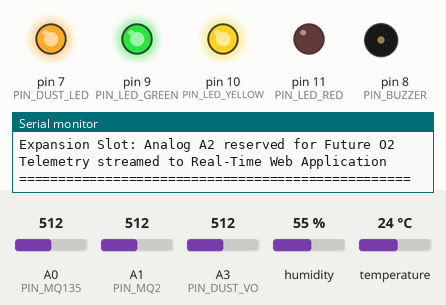
Bench run of a sketch on a simulated Arduino Leonardo, built with avr-gcc and run on an emulated ATmega32U4. Shown: output pins drawn as LEDs (lit = HIGH), buzzer (waves = sounding, pin HIGH), the last lines printed to the serial monitor. The inputs (shaded band) are chosen by the test bench; at power-on: A0 (PIN_MQ135) = 512, A1 (PIN_MQ2) = 512, A3 (PIN_DUST_VO) = 512, humidity 55 %, temperature 24 °C.

Above: at 0.6 s.
At 1.1 s:
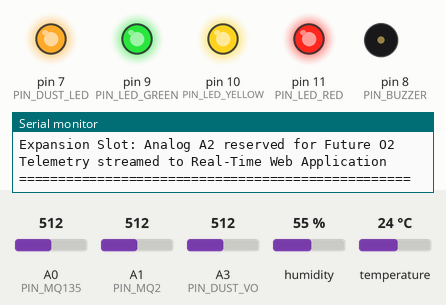
At 1.6 s:
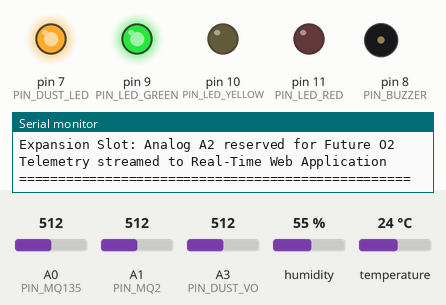
At 3.1 s:
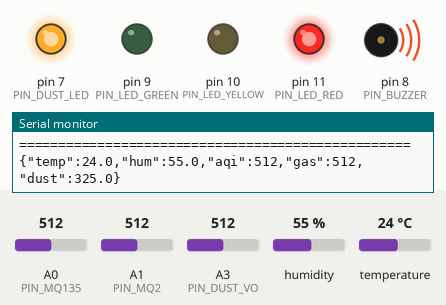
Timing chart, 0 to 4.6 s (numbered marks = the images above):
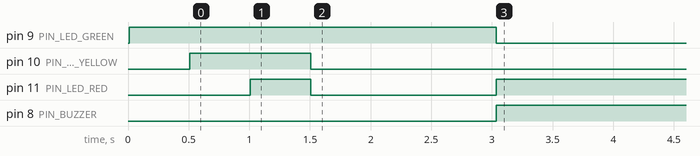

The sketch:

arduino_airguard.ino
```cpp
/**
 * AirGuard IoT - Arduino Edge Node
 * Hardware: Arduino Mega 2560 (ATmega2560)
 * Authors:
 *   1. MD. Fahad Rahman (ID: 0432320005101071)
 *   2. Zannatul Nayem (ID: 0432320005101063)
 *   3. Shafayet Hossain Shafin (ID: 0432320005101088)
 * Batch: 54th Batch | Section: 6B1
 * Course: CSE402 - Internet of Things Lab (Autumn 26)
 * Institution: University of Information Technology and Sciences (UITS)
 */

#include <DHT.h>

// --- Pin Definitions on Arduino Mega 2560 ---
#define PIN_MQ135      A0  // Air Quality (CO2, NH3, Smoke)
#define PIN_MQ2        A1  // Combustible Gas Leakage (LPG, CH4)
// #define PIN_O2      A2  // [RESERVED FOR FUTURE PHASE 2 UPGRADE] Electrochemical O2 Sensor
#define PIN_DUST_VO    A3  // Sharp GP2Y1010AU0F Analog Output
#define PIN_DHT        4   // DHT11 / DHT22 Digital One-Wire
#define PIN_DUST_LED   7   // Sharp Optical Dust Pulse Trigger
#define PIN_BUZZER     8   // Active 5V Acoustic Buzzer
#define PIN_LED_GREEN  9   // Normal Status Indicator
#define PIN_LED_YELLOW 10  // Warning Status Indicator
#define PIN_LED_RED    11  // Critical Emergency Indicator

// Communication with ESP8266 Gateway:
// Arduino Mega 2560 features 4 Hardware Serial UARTs!
// Serial  -> USB Debug Monitor to PC
// Serial1 -> Hardware Serial on Pin 19 (RX1) and Pin 18 (TX1) to ESP8266

// DHT Configuration
#define DHTTYPE DHT11
DHT dht(PIN_DHT, DHTTYPE);

// Non-blocking sampling interval (every 3000ms)
unsigned long lastReadTime = 0;
const unsigned long READ_INTERVAL = 3000;

// Safety thresholds
const int THRESHOLD_MQ135_WARN   = 300;
const int THRESHOLD_MQ135_DANGER = 500;
const int THRESHOLD_MQ2_DANGER   = 400;

void setup() {
  // Initialize USB Serial for PC debugging
  Serial.begin(9600);

  // Initialize Hardware Serial1 for ESP8266 Wi-Fi Gateway
  Serial1.begin(9600);

  pinMode(PIN_DUST_LED, OUTPUT);
  pinMode(PIN_BUZZER, OUTPUT);
  pinMode(PIN_LED_GREEN, OUTPUT);
  pinMode(PIN_LED_YELLOW, OUTPUT);
  pinMode(PIN_LED_RED, OUTPUT);

  digitalWrite(PIN_DUST_LED, HIGH); // Sharp optical sensor LED off initially
  digitalWrite(PIN_BUZZER, LOW);

  dht.begin();

  Serial.println(F("=================================================="));
  Serial.println(F("AirGuard IoT - Arduino Mega 2560 Edge Station"));
  Serial.println(F("Sensors: MQ-135, MQ-2, Sharp Optical Dust, DHT11"));
  Serial.println(F("Expansion Slot: Analog A2 reserved for Future O2"));
  Serial.println(F("Telemetry streamed to Real-Time Web Application"));
  Serial.println(F("=================================================="));

  // Visual confirmation on boot
  digitalWrite(PIN_LED_GREEN, HIGH);
  delay(500);
  digitalWrite(PIN_LED_YELLOW, HIGH);
  delay(500);
  digitalWrite(PIN_LED_RED, HIGH);
  delay(500);
  digitalWrite(PIN_LED_YELLOW, LOW);
  digitalWrite(PIN_LED_RED, LOW);
}

float readDustDensity() {
  // Sharp GP2Y1010AU0F 0.32ms pulse sequence
  digitalWrite(PIN_DUST_LED, LOW);
  delayMicroseconds(280);
  int voVal = analogRead(PIN_DUST_VO);
  delayMicroseconds(40);
  digitalWrite(PIN_DUST_LED, HIGH);
  delayMicroseconds(9680);

  float voltage = voVal * (5.0 / 1024.0);
  // Linear dust approximation: mg/m3 = 0.17 * voltage - 0.1
  float dustVal = (0.17 * voltage - 0.1) * 1000.0; // convert to ug/m3
  return (dustVal > 0.0) ? dustVal : 0.0;
}

void updateAlarms(int mq135Val, int mq2Val) {
  bool isDanger = (mq135Val > THRESHOLD_MQ135_DANGER) ||
                  (mq2Val > THRESHOLD_MQ2_DANGER);

  bool isWarning = (!isDanger) && (mq135Val > THRESHOLD_MQ135_WARN);

  if (isDanger) {
    digitalWrite(PIN_LED_RED, HIGH);
    digitalWrite(PIN_LED_YELLOW, LOW);
    digitalWrite(PIN_LED_GREEN, LOW);
    digitalWrite(PIN_BUZZER, HIGH);
  } else if (isWarning) {
    digitalWrite(PIN_LED_RED, LOW);
    digitalWrite(PIN_LED_YELLOW, HIGH);
    digitalWrite(PIN_LED_GREEN, LOW);
    digitalWrite(PIN_BUZZER, LOW);
  } else {
    digitalWrite(PIN_LED_RED, LOW);
    digitalWrite(PIN_LED_YELLOW, LOW);
    digitalWrite(PIN_LED_GREEN, HIGH);
    digitalWrite(PIN_BUZZER, LOW);
  }
}

void loop() {
  unsigned long now = millis();
  if (now - lastReadTime >= READ_INTERVAL) {
    lastReadTime = now;

    float temperature = dht.readTemperature();
    float humidity    = dht.readHumidity();
    int mq135Value    = analogRead(PIN_MQ135);
    int mq2Value      = analogRead(PIN_MQ2);
    float dustDensity = readDustDensity();

    if (isnan(temperature) || isnan(humidity)) {
      temperature = 0.0;
      humidity = 0.0;
    }

    // Update on-site acoustic and LED indicators
    updateAlarms(mq135Value, mq2Value);

    // Format structured JSON telemetry for Web Application & Cloud broker
    // Example: {"temp":28.5,"hum":65.0,"aqi":180,"gas":95,"dust":34.2}
    String jsonPayload = "{";
    jsonPayload += "\"temp\":" + String(temperature, 1) + ",";
    jsonPayload += "\"hum\":" + String(humidity, 1) + ",";
    jsonPayload += "\"aqi\":" + String(mq135Value) + ",";
    jsonPayload += "\"gas\":" + String(mq2Value) + ",";
    jsonPayload += "\"dust\":" + String(dustDensity, 1);
    jsonPayload += "}";

    // Transmit over Hardware Serial1 directly to ESP8266 Wi-Fi Gateway
    Serial1.println(jsonPayload);

    // Print to USB Serial for developer console debugging
    Serial.println(jsonPayload);
  }
}
```

Measured:
- by itself, pin 9 (PIN_LED_GREEN): HIGH → LOW at 3.0 s
- by itself, pin 11 (PIN_LED_RED): HIGH → LOW at 1.5 s, → HIGH 1.5 s later
- by itself, pin 8 (PIN_BUZZER): LOW → HIGH at 3.0 s
